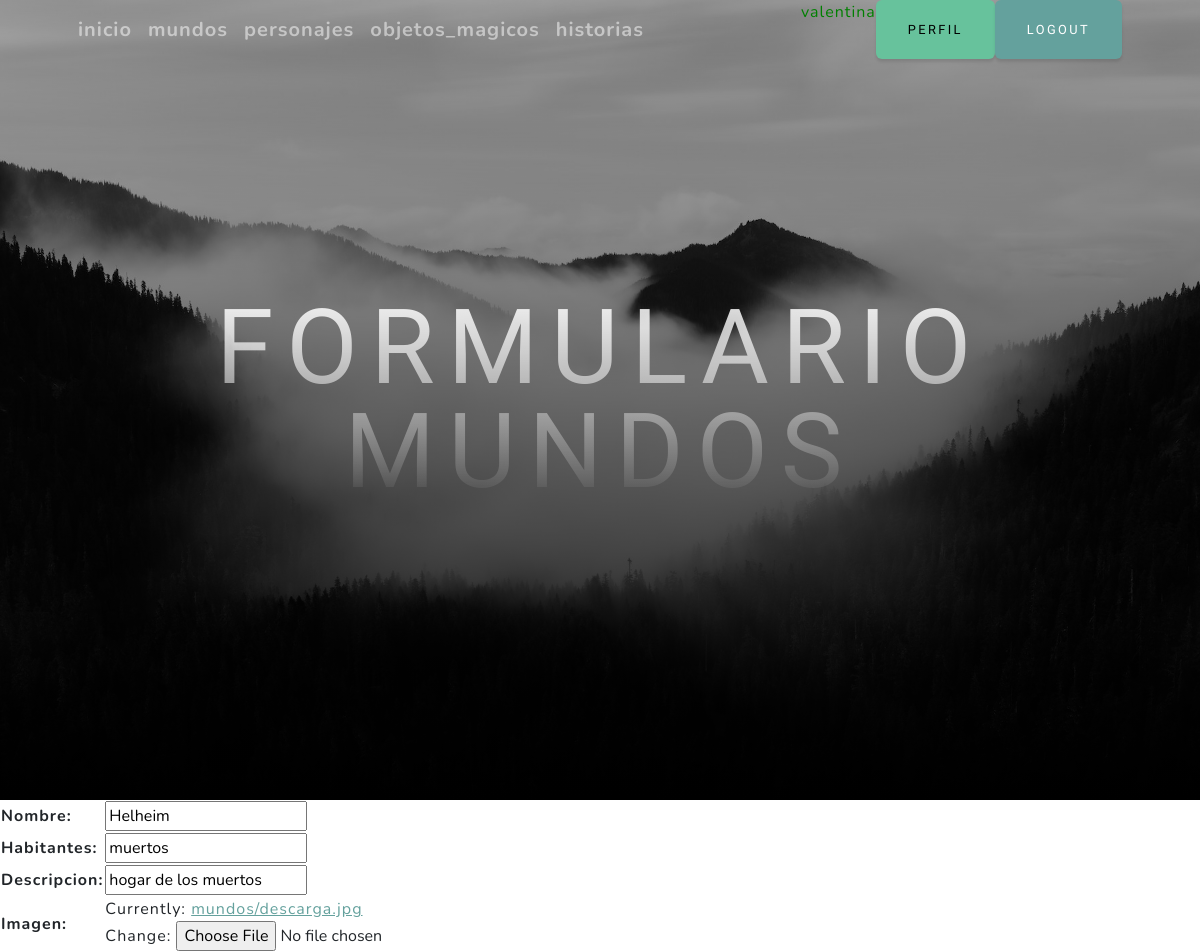
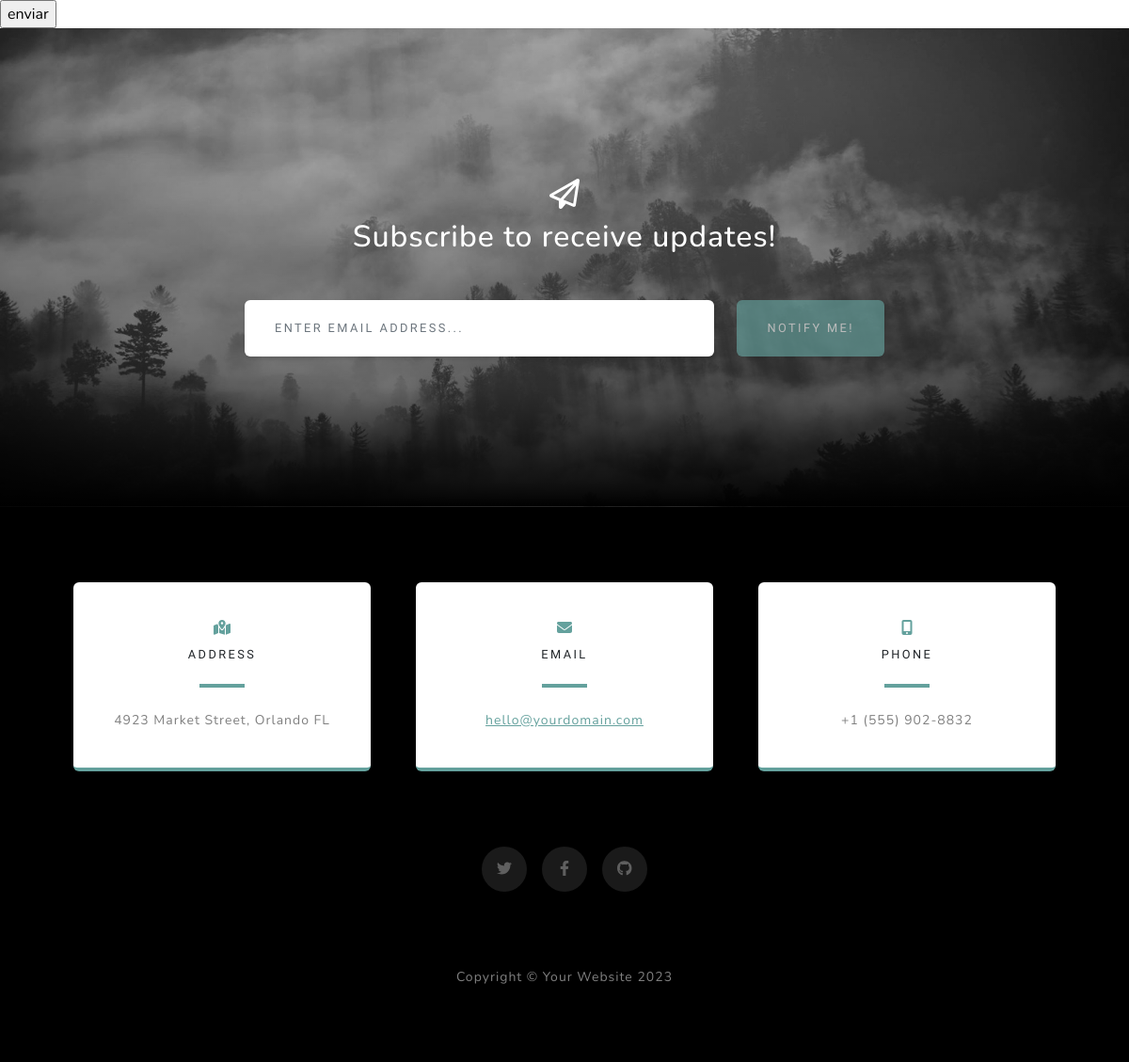
Page /mundosUpdate/4 (signed in) on the committed database (2 pictures, top to bottom).
### app/models.py (models this page shows, shortened)
class mundos (models.Model):
    nombre = models.CharField(max_length=20)
    habitantes = models.CharField(max_length=40)
    descripcion = models.CharField(max_length=100)
    imagen = models.ImageField(upload_to="mundos")

### app/views.py (the view)
# urls.py: path("mundosUpdate/<int:pk>", mundosupdate.as_view(), name= "mundosUpdate"),
@method_decorator(staff_member_required, name="dispatch")
class mundosupdate(LoginRequiredMixin,UpdateView):
    model = mundos
    fields = ["nombre","habitantes","descripcion","imagen"]
    success_url = reverse_lazy("mundos")

### app/templates/app/mundos_form.html (shortened to what this page needs)
{% extends "index.html" %}
{% block titulo %}
<h1 class="mx-auto my-0 text-uppercase"> Formulario mundos </h1>
{%  endblock titulo %}
{% block contenido %}
<form action = "" method ="POST">
    <table>
        {{ form.as_table }}
    </table>
    <input type ="submit" value="enviar">
</form>
{%  endblock contenido %}

### app/templates/index.html (shortened to what this page needs)
<!DOCTYPE html>
<html lang="en">
    <head>
        {% load static %}
        <link href="{% static 'css/styles.css' %}" rel="stylesheet" />
    </head>
    <body id="page-top">
        <nav class="navbar navbar-expand-lg navbar-light fixed-top" id="mainNav">
            <div class="container px-4 px-lg-5">
                <a class="navbar-brand" href="{% url 'inicio' %}"> inicio</a>
            {% if  user.is_authenticated %}
                <a class="navbar-brand" href="{% url 'mundos' %}"> mundos </a>
                <a class="navbar-brand" href="{% url 'personajes' %}"> personajes </a>
                <a class="navbar-brand" href="{% url 'objetos_magicos' %}"> objetos_magicos</a>
                <a class="navbar-brand" href="{% url 'historias' %}"> historias </a>
            {% endif %}
                <div class="collapse navbar-collapse" id="navbarResponsive">
                    <ul class="navbar-nav ms-auto">
                        {% if  user.is_authenticated %}
                        <p style="color:green">{{user.username}}</p>
                        <a class="btn btn-success" href="{% url 'perfil' %}">Perfil</a>
                        <a class="btn btn-primary" href="{% url 'Logout' %}">Logout</a>
                    {% else %}
                        <a class="btn btn-success" href="{% url 'registrar' %}">Registrarse</a>
                    {% endif %}
                    </ul>
                </div>
            </div>
        </nav>
        <header class="masthead">
            <div class="container px-4 px-lg-5 d-flex h-100 align-items-center justify-content-center">
                <div class="d-flex justify-content-center">
                    <div class="text-center">
                    {% block titulo %}{%  endblock titulo %}
                    </div>
                </div>
            </div>
        </header>
        {% block contenido %}
        {%  endblock contenido %}
        <section class="signup-section" id="signup">
            <div class="container px-4 px-lg-5">
                <div class="row gx-4 gx-lg-5">
                    <div class="col-md-10 col-lg-8 mx-auto text-center">
                        <i class="far fa-paper-plane fa-2x mb-2 text-white"></i>
                        <h2 class="text-white mb-5">Subscribe to receive updates!</h2>
                        <form class="form-signup" id="contactForm" data-sb-form-api-token="API_TOKEN">
                            <div class="row input-group-newsletter">
                                <div class="col"><input class="form-control" id="emailAddress" type="email" placeholder="Enter email address..." aria-label="Enter email address..." data-sb-validations="required,email" /></div>
                                <div class="col-auto"><button class="btn btn-primary disabled" id="submitButton" type="submit">Notify Me!</button></div>
                            </div>
                        </form>
                    </div>
                </div>
            </div>
        </section>
        <section class="contact-section bg-black">
            <div class="container px-4 px-lg-5">
                <div class="row gx-4 gx-lg-5">
                    <div class="col-md-4 mb-3 mb-md-0">
                        <div class="card py-4 h-100">
                            <div class="card-body text-center">
                                <i class="fas fa-map-marked-alt text-primary mb-2"></i>
                                <h4 class="text-uppercase m-0">Address</h4>
                                <hr class="my-4 mx-auto" />
                                <div class="small text-black-50">4923 Market Street, Orlando FL</div>
                            </div>
                        </div>
                    </div>
                    <div class="col-md-4 mb-3 mb-md-0">
                        <div class="card py-4 h-100">
                            <div class="card-body text-center">
                                <i class="fas fa-envelope text-primary mb-2"></i>
                                <h4 class="text-uppercase m-0">Email</h4>
                                <hr class="my-4 mx-auto" />
                                <div class="small text-black-50"><a href="#!">hello@yourdomain.com</a></div>
                            </div>
                        </div>
                    </div>
                    <div class="col-md-4 mb-3 mb-md-0">
                        <div class="card py-4 h-100">
                            <div class="card-body text-center">
                                <i class="fas fa-mobile-alt text-primary mb-2"></i>
                                <h4 class="text-uppercase m-0">Phone</h4>
                                <hr class="my-4 mx-auto" />
                                <div class="small text-black-50">+1 (555) 902-8832</div>
                            </div>
                        </div>
                    </div>
                </div>
                <div class="social d-flex justify-content-center">
                    <a class="mx-2" href="#!"><i class="fab fa-twitter"></i></a>
                    <a class="mx-2" href="#!"><i class="fab fa-facebook-f"></i></a>
                    <a class="mx-2" href="#!"><i class="fab fa-github"></i></a>
                </div>
            </div>
        </section>
        <footer class="footer bg-black small text-center text-white-50"><div class="container px-4 px-lg-5">Copyright &copy; Your Website 2023</div></footer>
    </body>
</html>

### rows in the picture
mundos: nombre "Helheim", habitantes "muertos", descripcion "hogar de los muertos"

### other values in the picture
{{ user.username }} "valentina"
